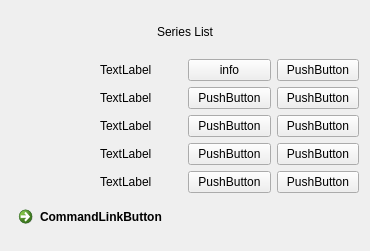
    <widget class="QWidget" name="gridLayoutWidget_16">
     <property name="geometry">
      <rect>
       <x>400</x>
       <y>20</y>
       <width>370</width>
       <height>251</height>
      </rect>
     </property>
     <layout class="QGridLayout" name="seriesList_36">
      <item row="0" column="0" colspan="4">
       <widget class="QLabel" name="label_219">
        <property name="text">
         <string>&lt;html&gt;&lt;head/&gt;&lt;body&gt;&lt;p align=&quot;center&quot;&gt;Series List&lt;/p&gt;&lt;/body&gt;&lt;/html&gt;</string>
        </property>
       </widget>
      </item>
      <item row="5" column="2">
       <widget class="QPushButton" name="pushButton_377">
        <property name="text">
         <string>PushButton</string>
        </property>
       </widget>
      </item>
      <item row="2" column="2">
       <widget class="QPushButton" name="pushButton_378">
        <property name="text">
         <string>PushButton</string>
        </property>
       </widget>
      </item>
      <item row="3" column="2">
       <widget class="QPushButton" name="pushButton_379">
        <property name="text">
         <string>PushButton</string>
        </property>
       </widget>
      </item>
      <item row="4" column="2">
       <widget class="QPushButton" name="pushButton_380">
        <property name="text">
         <string>PushButton</string>
        </property>
       </widget>
      </item>
      <item row="2" column="3">
       <widget class="QPushButton" name="pushButton_381">
        <property name="text">
         <string>PushButton</string>
        </property>
       </widget>
      </item>
      <item row="4" column="3">
       <widget class="QPushButton" name="pushButton_382">
        <property name="text">
         <string>PushButton</string>
        </property>
       </widget>
      </item>
      <item row="3" column="3">
       <widget class="QPushButton" name="pushButton_383">
        <property name="text">
         <string>PushButton</string>
        </property>
       </widget>
      </item>
      <item row="5" column="3">
       <widget class="QPushButton" name="pushButton_384">
        <property name="text">
         <string>PushButton</string>
        </property>
       </widget>
      </item>
      <item row="1" column="3">
       <widget class="QPushButton" name="pushButton_385">
        <property name="text">
         <string>PushButton</string>
        </property>
       </widget>
      </item>
      <item row="3" column="1">
       <widget class="QLabel" name="label_220">
        <property name="text">
         <string>TextLabel</string>
        </property>
       </widget>
      </item>
      <item row="1" column="2">
       <widget class="QPushButton" name="buttonInfo_36">
        <property name="text">
         <string>info</string>
        </property>
       </widget>
      </item>
      <item row="1" column="0" rowspan="5">
       <widget class="QLabel" name="seriesPhoto_36">
        <property name="maximumSize">
         <size>
          <width>100</width>
          <height>100</height>
         </size>
        </property>
        <property name="text">
         <string/>
        </property>
        <property name="pixmap">
         <pixmap>C:/Users/DeadlyComputer/Desktop/photo/578211-gettyimages-542930526.jpg</pixmap>
        </property>
        <property name="scaledContents">
         <bool>true</bool>
        </property>
       </widget>
      </item>
      <item row="1" column="1">
       <widget class="QLabel" name="item_36">
        <property name="text">
         <string>TextLabel</string>
        </property>
       </widget>
      </item>
      <item row="2" column="1">
       <widget class="QLabel" name="label_221">
        <property name="text">
         <string>TextLabel</string>
        </property>
       </widget>
      </item>
      <item row="5" column="1">
       <widget class="QLabel" name="label_222">
        <property name="text">
         <string>TextLabel</string>
        </property>
       </widget>
      </item>
      <item row="4" column="1">
       <widget class="QLabel" name="label_223">
        <property name="text">
         <string>TextLabel</string>
        </property>
       </widget>
      </item>
      <item row="6" column="0" colspan="4">
       <widget class="QCommandLinkButton" name="commandLinkButton_36">
        <property name="text">
         <string>CommandLinkButton</string>
        </property>
       </widget>
      </item>
     </layout>
    </widget>
